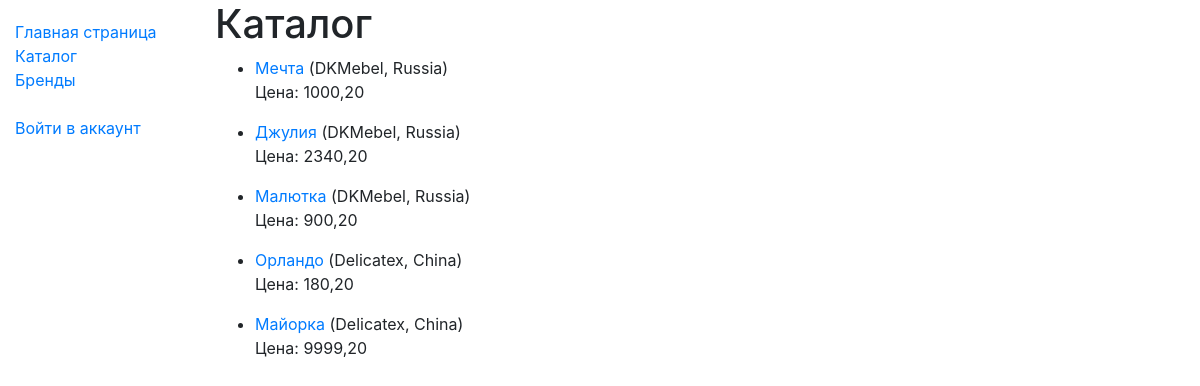
Page /catalog/furniture/ on the committed database.
### catalog/models.py (models this page shows, shortened)
class Furniture(models.Model):
    name = models.CharField(max_length=200)
    brand = models.ForeignKey('Brand', on_delete=models.SET_NULL, null=True)
    description = models.TextField(max_length=1000, help_text="Описание продукта")
    isbn = models.CharField('ISBN', max_length=13,
                            help_text='13 Character <a href="https://www.isbn-international.org/content/what-isbn">ISBN number</a>')
    type = models.ManyToManyField(Type, help_text="Выберите тип продукта")
    published = models.BooleanField(default=False, help_text="Опубликовано")
    image = models.CharField(max_length=500, help_text="Изображение продукта", null=True)
    price = models.DecimalField(max_digits=6, decimal_places=2, default=1000.20)
    def get_absolute_url(self):
        return reverse('furniture-detail', args=[str(self.id)])
    def display_type(self):
        return ', '.join(type.name for type in self.type.all()[:3])
    display_type.short_description = 'type'
    class Meta:
        ordering = ['brand']

class Brand(models.Model):
    name = models.CharField(max_length=100)
    country = models.CharField(max_length=100)
    description = models.CharField(max_length=500, null=True)
    def __str__(self):
        return '%s, %s' % (self.name, self.country)
    class Meta:
        ordering = ['name']

### catalog/views.py (the view)
# urls.py: path('furniture/', views.FurnitureListView.as_view(), name='furniture'),
class FurnitureListView(generic.ListView):
    model = Furniture
    def get_queryset(self):
        return Furniture.objects.filter(published=True)

### catalog/templates/catalog/furniture_list.html
{% extends "base_generic.html" %}
{% block content %}
  <h1>Каталог</h1>
  {% if furniture_list %}
  <ul>
    {% for furniture in furniture_list %}
      <li>
        <a href="{{ furniture.get_absolute_url }}">{{ furniture.name }}</a> ({{furniture.brand}})
        <p> Цена: {{furniture.price }} </p>
      </li>
    {% endfor %}
  </ul>
  {% else %}
    <p>В магазине пропала вся мебель :(</p>
  {% endif %}
{% endblock %}

### rows in the picture
Furniture: name "Мечта", brand "DKMebel, Russia", price "1000,20"
Furniture: name "Джулия", brand "DKMebel, Russia", price "2340,20"
Furniture: name "Малютка", brand "DKMebel, Russia", price "900,20"
Furniture: name "Орландо", brand "Delicatex, China", price "180,20"
Furniture: name "Майорка", brand "Delicatex, China", price "9999,20"
